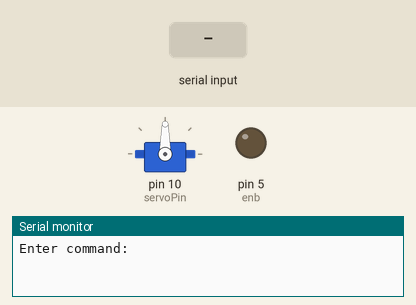
A sketch run on a simulated Arduino Uno, built with avr-gcc and run on an emulated ATmega328P. Parts: servo, output pins drawn as LEDs (lit = HIGH), the last lines printed to the serial monitor. The test bench sets the inputs (shaded band).

Above: at 1.2 s.
1.3 s: "dribble" received over Serial
At 2.8 s:
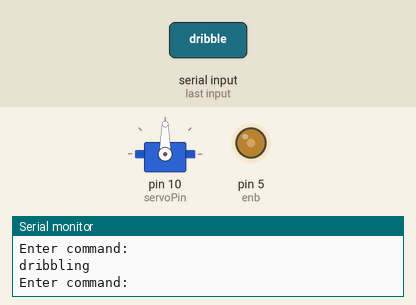
3.8 s: "shoot" received over Serial
At 5.8 s:
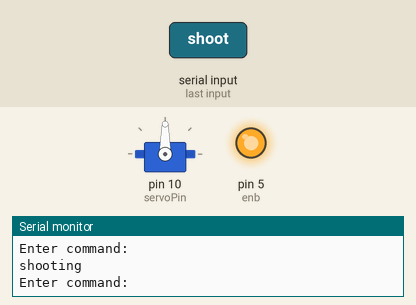
6.3 s: "stop" received over Serial
At 7.7 s:
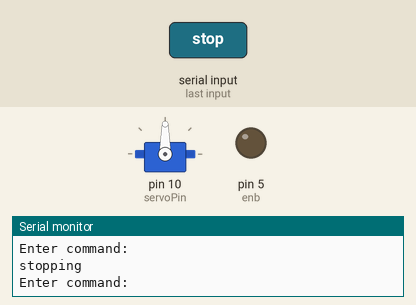
Timing chart, 0 to 9.3 s (numbered marks = the images above; inputs shaded):
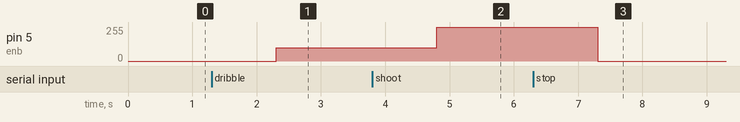

Measured:
- after the input at 1.3 s, pin 5 (enb): 0/255 → 100/255 after 1.0 s
- after the input at 3.8 s, pin 5 (enb): 100/255 → 255/255 after 1.0 s
- after the input at 6.3 s, pin 5 (enb): 255/255 → 0/255 after 1.0 s

The sketch:

basicCommands.ino
```cpp
#include <Servo.h>

int in3 = 3;
int in4 = 4;
int enb = 5;
int incomingByte;
int servoPin = 10;

Servo servo;

void setup() {
  Serial.begin(9600);
  servo.attach(10);
}

void loop() {
  Serial.println("Enter command:");
  while (Serial.available() == 0) {}     //wait for data available
  String teststr = Serial.readString();  //read until timeout
  teststr.trim();                        // remove any \r \n whitespace at the end of the String
  if (teststr == "dribble") {
    Serial.println("dribbling");
    dribble();
  } else if (teststr == "shoot") {
    Serial.println("shooting");
    shoot();
  } else if (teststr == "stop") {
    Serial.println("stopping");
    stop();
  }
}

void dribble() {
  digitalWrite(in3, HIGH);
  digitalWrite(in4, LOW);
  analogWrite(enb, 100);

  digitalWrite(servoPin, LOW);
}

void shoot() {
  digitalWrite(in3, LOW);
  digitalWrite(in4, HIGH);
  analogWrite(enb, 255);

  digitalWrite(servoPin, LOW);
}

void stop() {
  digitalWrite(in3, LOW);
  digitalWrite(in4, LOW);
  analogWrite(enb, 0);

  digitalWrite(servoPin, LOW);
}
```
